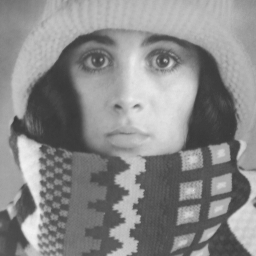
#> input picture assignment1/trui.png, 256 x 256 px
$ jupyter execute --allow-errors 1_equalization_interpolation.ipynb
#> lines starting #> are read from the running program, lines starting #| are printed output that depends on the picture
# Pythonopdracht week 1: Equalization and Interpolation

# Assignment 1.1: Histogram Equalization

## Working with notebooks

The assignments for this course will be given as Jupyter notebooks like this one. They will contain programming assignments which are automatically graded.

An autograded assignment will typically ask you to complete the code of a Python function. It is important that you do not change the name, inputs or outputs of the function, because they will be tested automatically: stick closely to the assignment. The autograder converts your notebook to a Python file by concatenating all code in the notebook and testing the resulting Python file. It is therefore important that your code runs correctly and uninterrupted, so:

**Always use `Kernel > Restart & Run All` and check the results before handing in your assignment**.

Some general tips:

- Avoid using packages that are not already imported in the assignment template, and are not default Python packages.
- Avoid using "notebook magic" like `%matplotlib inline`; such commands do not work when the notebook is converted to a Python script.

## Working with Codegrade

The assignments for this course are automatically graded by a system called *CodeGrade*. Our tests will run on your code automatically, and give grades based purely on the correctness of the output.

Some of the CodeGrade tests will be run immediately, and you can view the output/results before the deadline (it may take a couple of minutes to show up). Use this to check that your code is working correctly, and that you are in the right direction for the assignments.

[cell 1]
import numpy as np
import matplotlib.pyplot as plt
from skimage.io import imread as skimread

## Point Operators

In the lecture notes a point operator is defined as an operator:
$$
\forall \mathbf x\in \mathcal D: \quad g(\mathbf x) = \psi(f(\mathbf x)),
$$
where $\psi$ is a scalar function taking in a gray value (real number) and returning a gray value (real number).

We will consider three different implementations of a point operator:

1. writing a function based on an analytical expression (e.g. $\psi(v)=v^2$),
2. in case the range of an image $f$ is a discrete and finite set of values (e.g. all pixel values are encoded as 8 bit integers) we can use a **look-up table**, and
3. in case an analytical expression is not available but only an (approximate) graph of the function $\psi$ we can use table interpolation.

## Gamma Correction

To warm up for the histogram equalization implementation later on, we first consider **gamma correction**. Let $f$ be a scalar image with gray values in the range from zero to one, then the gamma corrected image $g$ is defined as:
$$
\forall \mathbf x\in \mathcal D: \quad g(\mathbf x) = (f(\mathbf x))^\gamma
$$
With the usual overloading of operators we write:
$$
g = f^\gamma
$$
First, you have to write a function for the gamma correction. (In this case writing a function is unnecessarily complex, but we need it for automatic grading.)

[cell 2]
def psi_gamma(f, gamma):
    """
    This function returns the array f^gamma: each value in the array f raised to the power gamma.

    Note: this function should not use (explicit) loops.
    """
    return np.power(f, gamma)

Assuming $f(\mathbf x)\in[0,1]\subset\mathbb{R}$ plot the graphs of $f^\gamma$ in one figure for values $\gamma \in\{ 0.3, 0.5, 0.7, 1, 1.43, 2.0, 3.33 \}$

[cell 3]
gammas = [0.3, 0.5, 0.7, 1, 1.43, 2.0, 3.33]
x_grid = np.linspace(0, 1, num=20)

results = {}
for x in x_grid:
    for gamma in gammas:
        # initialise if not yet in results
        try: results[gamma]
        except: results[gamma] = []

        results[gamma].append(psi_gamma(x, gamma))

print(results)
# Create a plot of every gamma and its f^\gamma
for gamma in gammas:
    plt.plot(x_grid, results[gamma], label=f"$\gamma =${gamma}")
plt.legend()

plt.ylabel('$f^\gamma$')
plt.xlabel('$\gamma$')
plt.show()
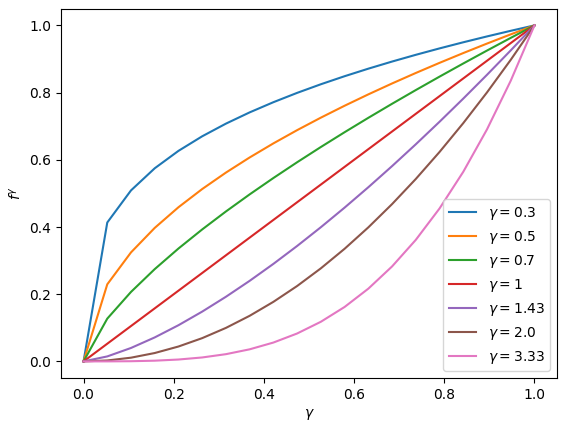
#> figure drawn by matplotlib, 1 panel; curve peaks at x = 1, y = 1; curve peaks at x = 1, y = 1; curve peaks at x = 1, y = 1

Below an 'image' is shown where the gray values increase from zero to one going from left to right. Note that the perceptual difference between the lower gray values (darker tones) is smaller than the difference between the larger gray values.

[cell 4]
v = np.linspace(0, 1, 20)
f, _ = np.meshgrid(v, np.arange(4))
plt.subplot(2,1,1)
plt.imshow(f, vmin=0, vmax=1)
plt.title(r'$\gamma=1$')

plt.gray()
plt.axis('off')
plt.subplot(2,1,2)
gamma = 1.2
plt.imshow(psi_gamma(f, gamma), vmin=0, vmax=1);
plt.title('$\gamma=%5.2f$' % gamma)
plt.gray()
plt.axis('off');
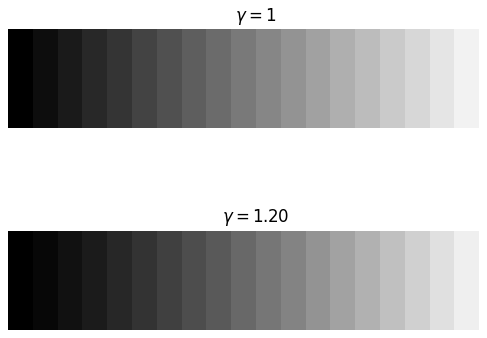
#> figure drawn by matplotlib, 2 panels

Looking at the $\gamma$-curves you should be able to guestimate a value of $\gamma$ that will result in a more perceptually uniform change of luminance from left to right. Use this value as the $\gamma$ value in the code above for the second row and observe the results.

> Using $\gamma = 1.2$ leads to especially the 'left' side of the graph transitioning more gradually

## Table Lookup

A (unary) pixel operator can be implemented as a table lookup in case the range of the image is finite and countable. For an 8 bit image this is evidently the case: the possible pixels values are integers in the range from 0 to 255.

For such an 8 bit image the gamma correction from the previous section will not work because the gamma correction method assumes that the range is from zero to one. Rewrite the `psi_gamma` function to take an extra keyword argument `max_val` for images in the range from 0 to `max_val`. Note that the resulting image should have the same range from zero to `max_val`. Without special care the resulting image will have floating point values; that is ok for now.

[cell 5]
def psi_gamma_scaled(v, gamma, max_val=1):
    v = v / max_val # scale back to use with psi_gamma()
    return np.array(max_val * psi_gamma(v, gamma)) # use ', dtype=np.uint8' to round to uint8. rounds down.

# print(psi_gamma_scaled(np.array([8, 124, 255]), gamma=2, max_val=255))

Below we show two images. The original image 'trui' and a gamma corrected version of it. Note that we start with an image of dtype=uint8 and end up with an image of dtype=float64.

[cell 6]
# The first time you run these tests, the code downloads the standard computer vision example image "trui.png".
try:
    f = skimread('trui.png')
#> f is the input picture: shape (256, 256); min 56, max 241, mean 137.7
except FileNotFoundError:
    import requests
    image_file = requests.get("https://staff.fnwi.uva.nl/r.vandenboomgaard/downloads/trui.png")
    open("trui.png", "wb").write(image_file.content)
    f = skimread('trui.png')

plt.subplot(1,2,1)
plt.imshow(f, vmin=0, vmax=255)
plt.axis('off')
plt.title(r'dtype: %s [%d, %d]' % (f.dtype, f.min(), f.max()))
plt.subplot(1,2,2)
g = psi_gamma_scaled(f, 1.2, max_val=255)
plt.imshow(g, vmin=0, vmax=255)
plt.title(r'dtype: %s [%5.2f, %5.2f]' % (g.dtype, g.min(), g.max()))
plt.axis('off');
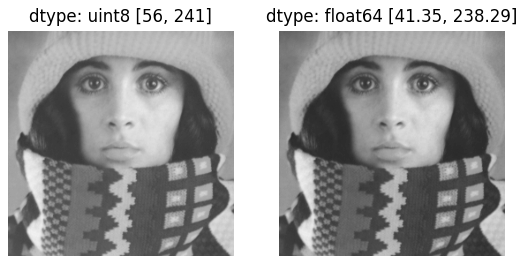
#> figure drawn by matplotlib, 2 panels

[cell 7]
import os
print(os.getcwd())       # shows where Python is looking
print(os.listdir('.'))

Of course we can simply cast the resulting image into a dtype=uint8 image again but that would not prevent that the calculations (and intermediate images) are dtype=float64. Using a look-up table is one way to prevent that floating point intermediate values are used.

[cell 8]
def gamma_table_uint8(gamma):
    """returns a table (array) T of shape (256,)"""
    t = np.arange(0, 256) / 255 # divide for normalisation
    return np.array(t ** gamma * 255, dtype=np.uint8)

The code below demonstrates the use of table lookup for gamma compression. Note that ``lut[f]`` does the table lookup for all pixels in the image. Read about the 'magic' of array indexing in Numpy to really understand this.

[cell 9]
plt.subplot(1,2,1)
plt.imshow(f, vmin=0, vmax=255)
plt.axis('off')
plt.title(r'dtype: %s [%d, %d]' % (f.dtype, f.min(), f.max()))
plt.subplot(1,2,2)
lut = gamma_table_uint8(1.2)
g = lut[f]
plt.imshow(g, vmin=0, vmax=255)
plt.title(r'dtype: %s [%d, %d]' % (g.dtype, g.min(), g.max()))
plt.axis('off');
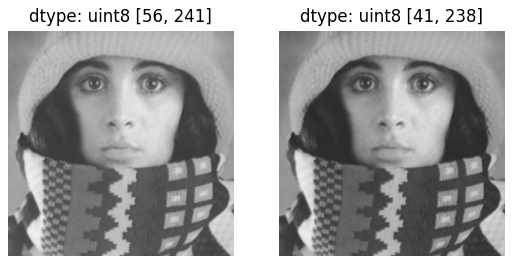
#> figure drawn by matplotlib, 2 panels

## Interpolated Table Lookup

A lookup table can only be used in case the set of pixel (gray) values is finite and discrete. For a floating point image a lookup table is not feasible.

Consider a point operator characterized with the function $\psi$:

$$
g(\mathbf x) = \psi(f(\mathbf x))
$$

with $f(\mathbf x)\in[0,1]\subset\mathbb{R}$.

Now let $\psi$ not be given in an analytical form but with just a few samples $\psi(v_i)=\psi_i$ (for $i=1,\ldots,n$). We assume $v_1=0$ and $v_n=1$ and furthermore we assume the sequence $v_i$ is increasing.

An example is given in the Python code below:

[cell 10]
v = np.array([0, 0.25, 0.5, 0.75, 1])
psi = np.array([0, 0.1, 0.6, 0.9, 1])
plt.plot(v, psi, '-o');
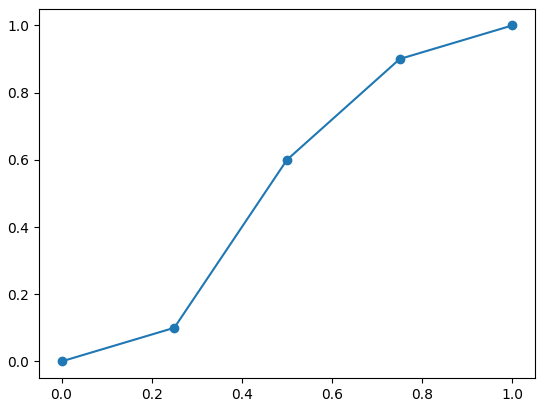
#> figure drawn by matplotlib, 1 panel

Not only the five points $(v_i, \psi_i)$ are indicated but also the lines connecting the dots. This is called **linear interpolation**. In a subsequent lab exercise you will have to implement interpolation for 2D functions. Here we will use the Numpy ``interp`` function.

To get the value $\psi(0.6)$ through interpolation (given only the 5 points above) we can use:

[cell 11]
psi0p6 = np.interp(0.6, v, psi)
print(psi0p6)
plt.plot(v, psi, '-o')
axs = plt.axis()
plt.vlines(0.6, -1, psi0p6, linestyles='dotted')
plt.hlines(psi0p6, -1, 0.6, linestyles='dotted')
plt.axis(axs);

[cell 12]
f = plt.imread('trui.png')
print(f.dtype)
#| float32
g = np.interp(f, v, psi)
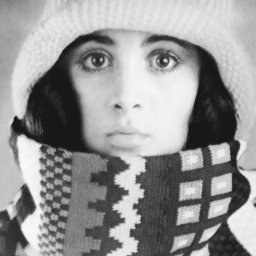
#> g: shape (256, 256) float64; min 0.0878, max 0.978, mean 0.586

plt.subplot(1,2,1)
plt.imshow(f);
plt.axis('off')

plt.subplot(1,2,2)
plt.imshow(g);
plt.axis('off');

Define the table $\psi_{\text{invert}}$ with as few points as possible to invert the image, i.e. $g = 1 - f$.

[cell 13]
def invert_table():
    """returns a tuple (v, psi) defining a table to be used for
    interpolated table lookup that inverts an image"""
    v   = np.array([0, 1])
    psi = np.array([1, 0])
    return v, psi

[cell 14]
v_inv, psi_inv = invert_table()
g = np.interp(f, v_inv, psi_inv)
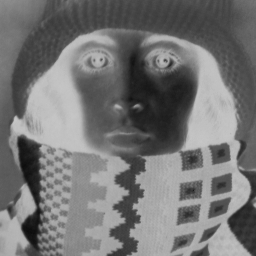
#> g: shape (256, 256) float64; min 0.0549, max 0.78, mean 0.46
plt.subplot(1,2,1)
plt.imshow(f);
plt.axis('off')

plt.subplot(1,2,2)
plt.imshow(g);
plt.axis('off');

Next you have to define the table for interpolated table lookup that thresholds an image:

$$
\psi_{t}(v) = \begin{cases}
0 &: v<t\\
1 &: v\geq t
\end{cases}
$$

[cell 15]
def threshold_table(t):
    # YOUR CODE HERE (Replace this and the following line with your code)
    v = np.array([1, t]) # 1 >= v >= t
    psi = np.array([0, 1]) # Array because autotest requirement?
    return v,  psi

[cell 16]
v_t, psi_t = threshold_table(0.5)
plt.subplot(1,2,1)
plt.imshow(f)
plt.axis('off')
plt.subplot(1,2,2)
plt.imshow(np.interp(f, v_t, psi_t))
plt.axis('off');
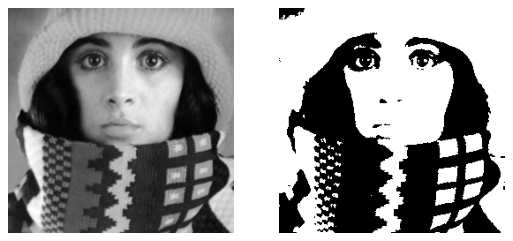
#> figure drawn by matplotlib, 2 panels
#> (the rest of the program and of its run is left out)
